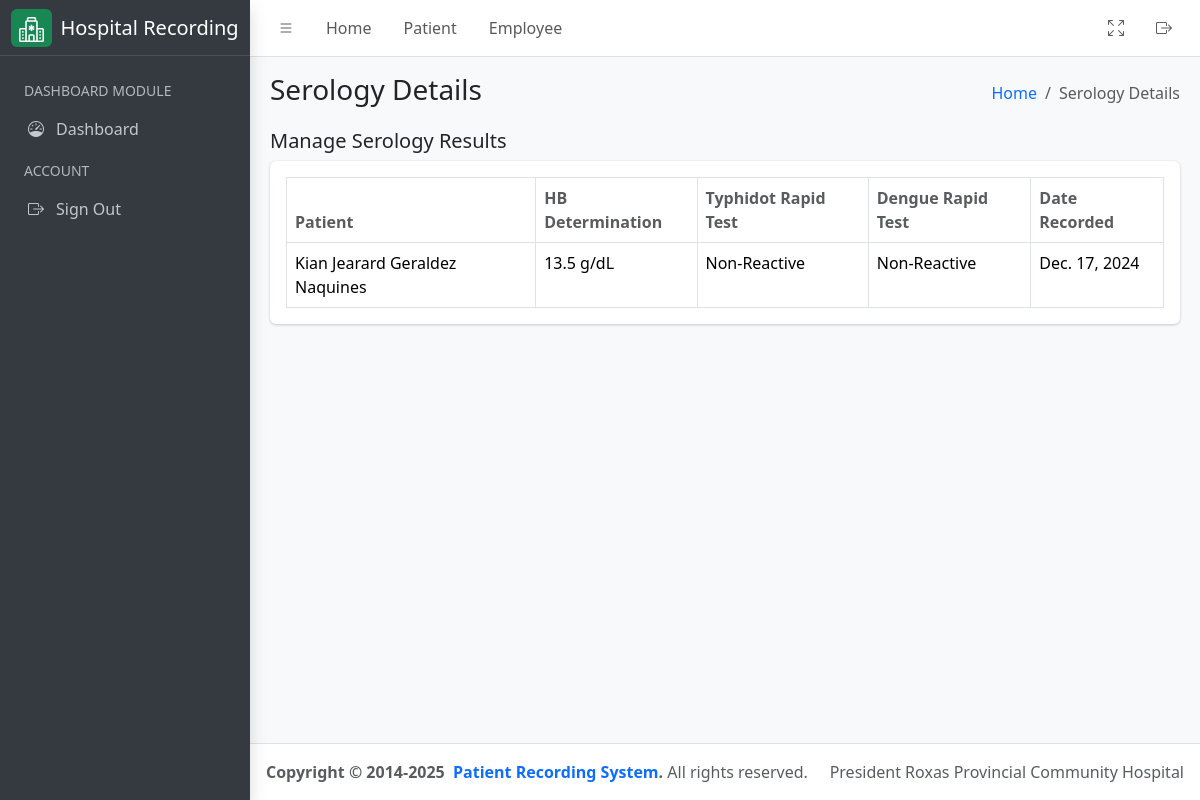
Before: /laboratory/serology/result with the older database file.
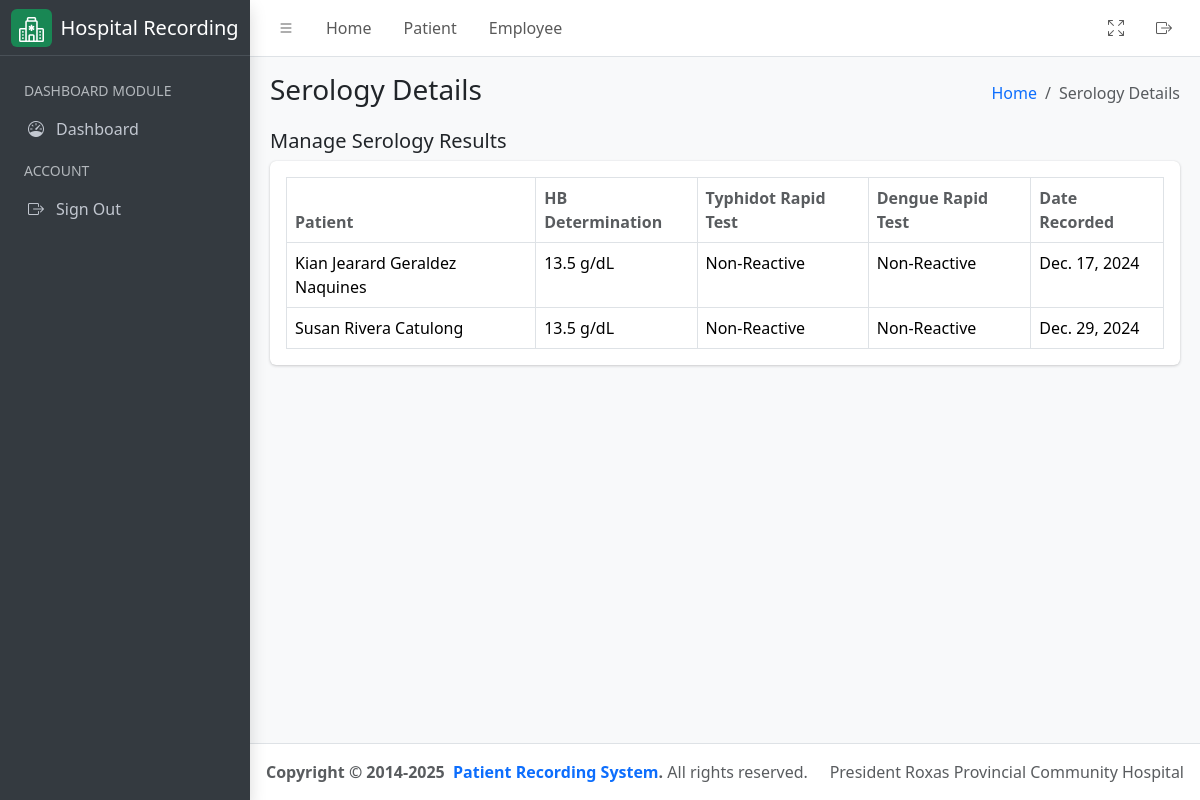
After: the same page with the newer database file.
### hospital_app/models.py (models this page shows, shortened)
class Serology(models.Model):
    patient = models.ForeignKey(
        Patient, on_delete=models.CASCADE, related_name="patient_serology"
    )
    hb_determination = models.CharField(max_length=255)
    typhidot_rapid_test = models.CharField(max_length=255)
    dengue_rapid_test = models.CharField(max_length=255)
    assigned_pathologist = models.ForeignKey(
        User,
        related_name="serology_pathologist",
        on_delete=models.CASCADE,
        null=True,
        blank=True,
        limit_choices_to={"groups__name": "Pathologist"},
    )
    assigned_technologist = models.ForeignKey(
        User,
        related_name="serology_technologist",
        on_delete=models.CASCADE,
        null=True,
        blank=True,
        limit_choices_to={"groups__name": "Medical Technologist"},
    )
    date = models.DateField(auto_now_add=True)

class Patient(models.Model):
    firstname = models.CharField(max_length=255)
    middlename = models.CharField(max_length=255)
    lastname = models.CharField(max_length=255)
    age = models.PositiveIntegerField()
    sex = models.CharField(
        max_length=10, choices=(("Male", "Male"), ("Female", "Female"))
    )
    physician = models.ForeignKey(
        User,
        related_name="physician",
        limit_choices_to={"groups__name": "Physician"},
        on_delete=models.CASCADE,
    )
    room_number = models.PositiveIntegerField()
    sample_type = models.CharField(max_length=255)
    time_of_collection = models.TimeField()
    date_of_collection = models.DateField()
    sars_result = models.CharField(max_length=255)
    date = models.DateField(auto_now_add=True)
    assigned_pathologist = models.ForeignKey(
        User,
        related_name="patient_pathologist",
        on_delete=models.CASCADE,
        null=True,
        blank=True,
        limit_choices_to={"groups__name": "Pathologist"},
    )
    assigned_technologist = models.ForeignKey(
        User,
        related_name="patient_technologist",
        on_delete=models.CASCADE,
        null=True,
        blank=True,
        limit_choices_to={"groups__name": "Medical Technologist"},
    )
    patient_type = models.CharField(
        max_length=100,
        default="In Patient",
        choices=(
            ("In Patient", "In Patient"),
            ("Out Patient", "Out Patient"),
        ),
    )
    def get_full_name(self):
        return f"{self.firstname} {self.middlename} {self.lastname}"
    def __str__(self) -> str:
        return self.get_full_name()

### hospital_app/views.py (the view)
# urls.py: path('laboratory/serology/result', SerologyView.as_view(), name="serology_list"),
class SerologyView(ListView):
    template_name = "serology.html"
    queryset = Serology.objects.all()
    context_object_name = "results"
    def get_context_data(self, **kwargs):
        context = super().get_context_data(**kwargs)
        context["detail_header"] = "Serology Details List"
        context["humberger_header"] = "Serology Details"
        return context

### hospital_app/templatetags/group.py (called while the page is built)
@register.filter
def has_group(user, group_name):
    return user.groups.filter(name=group_name).exists()

### hospital_app/templates/serology.html (shortened to what this page needs)
{% extends './includes/base.html' %}
{% load group %}
{% block content %}
<div class="container-fluid">
    <div class="row">
        <div class="col-md-12">
            <div class="d-flex justify-content-between align-items-center">
                <h5>Manage Serology Results</h5>
            </div>
            <div class="card mb-4">
                <div class="card-body">
                    <table id="datatable" class="table table-bordered table-hover">
                        <thead>
                            <tr>
                                <th class="text-muted">Patient</th>
                                <th class="text-muted">HB Determination</th>
                                <th class="text-muted">Typhidot Rapid Test</th>
                                <th class="text-muted">Dengue Rapid Test</th>
                                <th class="text-muted">Date Recorded</th>
                            </tr>
                        </thead>
                        <tbody>
                            {% for result in results %}
                            <tr>
                                <td>{{ result.patient }}</td>
                                <td>{{ result.hb_determination }}</td>
                                <td>{{ result.typhidot_rapid_test }}</td>
                                <td>{{ result.dengue_rapid_test }}</td>
                                <td>{{ result.date }}</td>
                            </tr>
                            {% endfor %}
                        </tbody>
                    </table>
                </div>
            </div>
        </div>
    </div>
</div>
{% endblock %}

Changed rows visible on the page:
added Serology: patient "Susan Rivera Catulong", hb_determination "13.5 g/dL", typhidot_rapid_test "Non-Reactive", dengue_rapid_test "Non-Reactive", date "Dec. 29, 2024"
